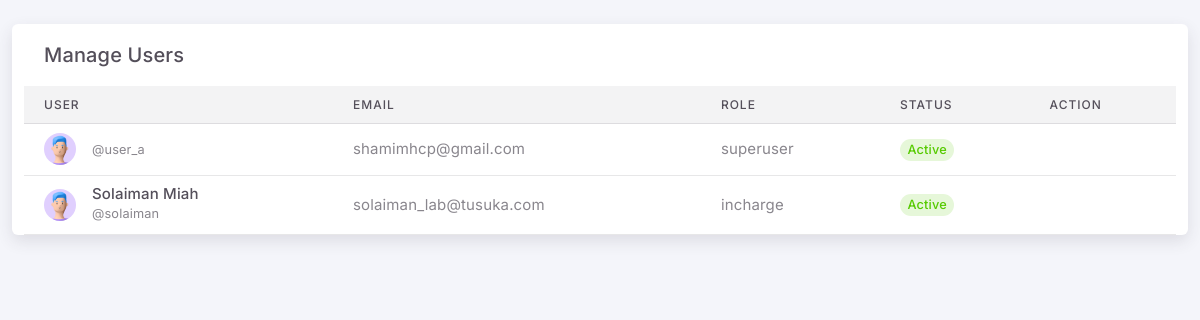
Page /development/manage-user (signed in) on the earlier database version.
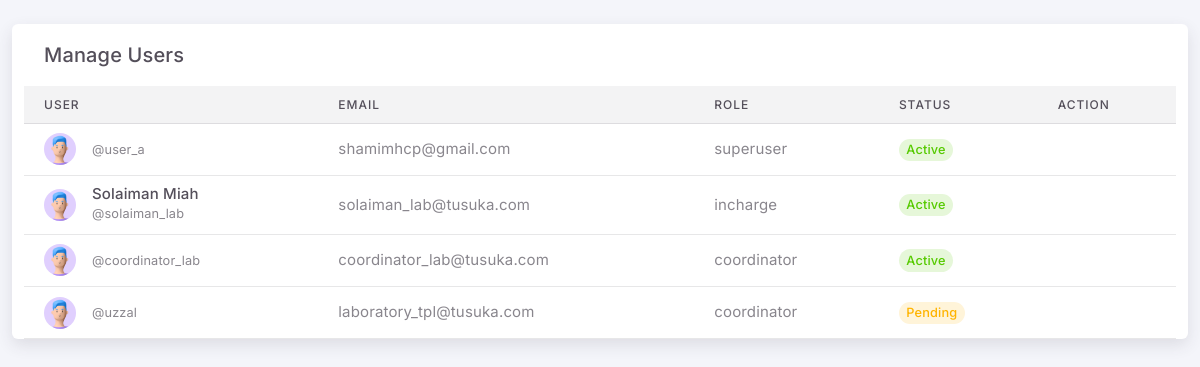
Same page on the later database version.
### development/models.py (models this page shows, shortened)
class User(AbstractUser):
    ROLE_CHOICES = [
        ('incharge', 'Incharge'),
        ('coordinator', 'Coordinator'),
    ]
    role = models.CharField(max_length=50, choices=ROLE_CHOICES)
    is_active = models.BooleanField(default=False)
    groups = models.ManyToManyField(Group, related_name='custom_user_set')
    user_permissions = models.ManyToManyField(Permission, related_name='custom_user_set')

### development/views.py (the view)
# urls.py: path('manage-user', views.manage_user, name='manage-user'),
@login_required(login_url='login')
def manage_user(request):
    users = User.objects.all()  # Retrieve all user objects
    return render(request, 'development/manage-users.html', {
        'users' : users
    })

### development/templates/development/manage-users.html (shortened to what this page needs)
{% extends 'development/layout.html' %}
{% load static %}
{% block content %}
    <div class="container-xxl flex-grow-1 container-p-y">
        <div class="row gy-4">
          <div class="card">
            <h5 class="card-header">Manage Users</h5>
            <div class="table-responsive text-nowrap">
                <table class="table">
                    <thead class="table-light">
                      <tr>
                        <th class="text-truncate">User</th>
                        <th class="text-truncate">Email</th>
                        <th class="text-truncate">Role</th>
                        <th class="text-truncate">Status</th>
                        <th class="text-truncate">Action</th>
                      </tr>
                    </thead>
                    <tbody>
                      {% for user in users %}
                      <tr>
                        <td>
                          <div class="d-flex align-items-center">
                            <div class="avatar avatar-sm me-3">
                              <img src="{% static 'development/assets/img/avatars/1.png' %}" alt="Avatar" class="rounded-circle" />
                            </div>
                            <div>
                              <h6 class="mb-0 text-truncate">{{ user.first_name }} {{ user.last_name }}</h6>
                              <small class="text-truncate">@{{ user.username }}</small>
                            </div>
                          </div>
                        </td>
                        <td class="text-truncate">{{ user.email }}</td>
                        <td class="text-truncate">
                          {% if user.is_superuser %}
                          superuser
                          {% else %}
                          {{ user.role }}
                          {% endif %}
                        </td>
                        <td>
                          {% if user.is_active %}
                          <span class="badge bg-label-success rounded-pill">Active</span>
                          {% else %}
                          <span class="badge bg-label-warning rounded-pill">Pending</span>
                          {% endif %}
                        </td>
                        <td>
                          <div class="dropdown">
                            <button type="button" class="btn p-0 dropdown-toggle hide-arrow" data-bs-toggle="dropdown">
                              <i class="mdi mdi-dots-vertical"></i>
                            </button>
                          </div>
                        </td>
                      </tr>
                      {% endfor %}
                    </tbody>
                  </table>
            </div>
          </div>
        </div>
      </div>
{% endblock %}

### development/templates/development/layout.html (shortened to what this page needs)
{% load static %}
<!DOCTYPE html>
<html
  lang="en"
  class="light-style layout-menu-fixed layout-compact"
  dir="ltr"
  data-theme="theme-default"
  data-assets-path="{% static 'development/assets/' %}"
  data-template="vertical-menu-template-free">
  <head>
    <link rel="stylesheet" href="{% static 'development/assets/vendor/fonts/materialdesignicons.css' %}" />
    <link rel="stylesheet" href="{% static 'development/assets/vendor/libs/node-waves/node-waves.css' %}" />
    <link rel="stylesheet" href="{% static 'development/assets/vendor/css/core.css' %}" class="template-customizer-core-css" />
    <link rel="stylesheet" href="{% static 'development/assets/vendor/css/theme-default.css' %}" class="template-customizer-theme-css" />
    <link rel="stylesheet" href="{% static 'development/assets/css/demo.css' %}" />
    <link rel="stylesheet" href="{% static 'development/assets/vendor/libs/perfect-scrollbar/perfect-scrollbar.css' %}" />
    <link rel="stylesheet" href="{% static 'development/assets/vendor/libs/apex-charts/apex-charts.css' %}" />
  </head>
  <body>
    {% block content %}
    {% endblock %}
  </body>
</html>

Differences in the rows shown:
changed User "Solaiman": username "solaiman" → "solaiman_lab"
added User: username "coordinator_lab", email "coordinator_lab@tusuka.com", role "coordinator", is_active "Active"
added User: username "uzzal", email "laboratory_tpl@tusuka.com", role "coordinator", is_active "Pending"
